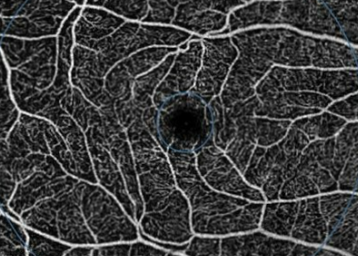
#> input picture Front End/test_image1.png, 358 x 256 px
$ python -i BVT_VPI_BVD.py   (imports and definitions only)
#> lines starting #> are read from the running program, lines starting #| are printed output that depends on the picture; after the words box and inside, x2 and y2 are one past the last pixel; in counts of white or black regions, pixels touching at a corner belong together
import numpy as np
from skimage import filters, feature
from skimage.morphology import skeletonize
from skan import Skeleton, summarize
from PIL import Image
from tkinter import Label, mainloop

filepath = 'OCTA.png'

def OCTA_Features(filepath):

    #creates skeletonized image
#> called with filepath = 'test_image1.png'
    pillow_image = Image.open(filepath)
#> pillow_image is the input picture: PIL image 358x256 RGBA; mean R, G, B, A 59.5, 59.9, 60, 255
    Gray_image = pillow_image.convert('L')
    image_array = np.array(Gray_image)
    image_array2 = image_array > filters.threshold_otsu(image_array)
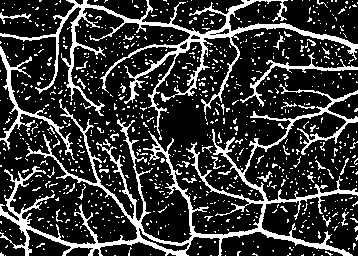
#> image_array2: shape (256, 358) bool; 21.1% white; 998 white regions (956 under 20 px), largest, box (x1, y1, x2, y2) and area: (0, 84, 358, 256) 7780, (0, 0, 358, 140) 5002, (0, 46, 75, 160) 903
    octa_skeleton = skeletonize(image_array2)
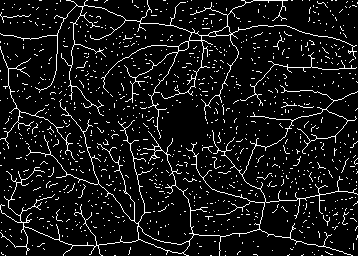
#> octa_skeleton: shape (256, 358) bool; 8.4% white in thin lines or dots

    #creates perimeter map
    filtered_img = filters.frangi(image_array)
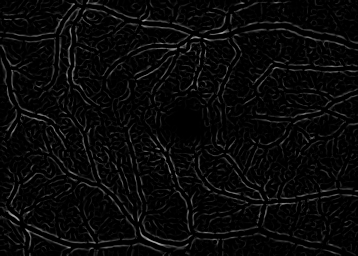
#> filtered_img: shape (256, 358) float64; min 0, max 0.673, mean 0.0375
    perimeter_img = filtered_img * 100000
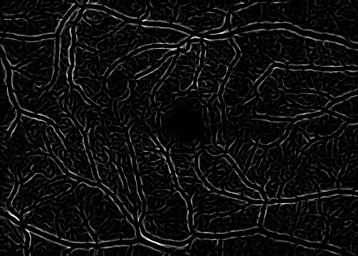
#> perimeter_img: shape (256, 358) float64; min 0, max 67343.3, mean 3746.6; drawn with min black and max white
    perimeter_img = perimeter_img > filters.threshold_otsu(perimeter_img)
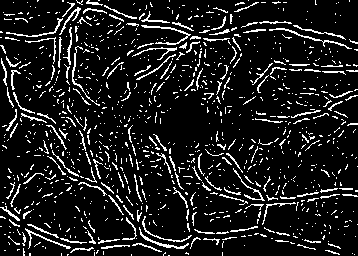
#> perimeter_img: shape (256, 358) bool; 11.5% white in thin lines or dots
    octa_perimeter = Image.fromarray(perimeter_img)
#> octa_perimeter: PIL image 358x256 1; 11.5% white in thin lines or dots

    #area of the scans (presumed 6mm)
    area = 6000/304
    #BVD calculation

    BVD = area*(np.sum(octa_perimeter)/np.sum(octa_skeleton))
#> BVD = 26.86

    #VPI calculation
    temp = image_array
    temp = feature.canny(temp,sigma = 1)
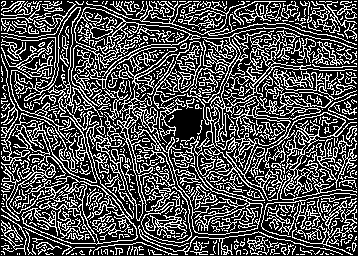
#> temp: shape (256, 358) bool; 31.8% white in thin lines or dots
    circle_area = np.sum(np.ones(temp.shape))
#> circle_area = 91648
    circle_pixels = np.sum(temp)
#> circle_pixels = 29120
    VPI = circle_pixels*100/circle_area
#> VPI = 31.77

    #BVT calculations
#> (the run stopped early here; a loop or call above may not have finished)

$ run again, on Front End/test_image2.png
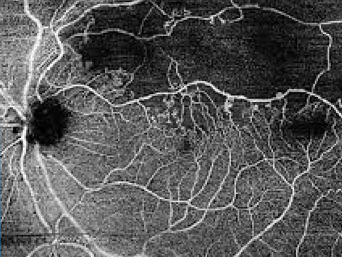
#> input picture Front End/test_image2.png, 342 x 257 px
#> in OCTA_Features, pillow_image is the input picture: PIL image 342x257 RGBA; mean R, G, B, A 87.6, 87.7, 87.7, 255
#> in OCTA_Features, `image_array2 = image_array > filters.threshold_otsu(image_array)`:
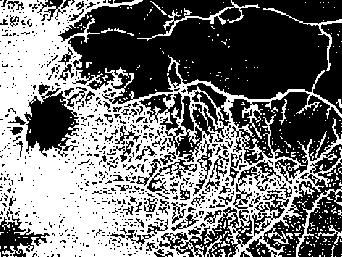
#> image_array2: shape (257, 342) bool; 46.4% white; 341 white regions (327 under 20 px), largest, box (x1, y1, x2, y2) and area: (0, 0, 342, 257) 38085, (137, 0, 260, 41) 504, (296, 187, 342, 257) 356
#> octa_skeleton: shape (257, 342) bool; 17.1% white in thin lines or dots
#> octa_perimeter: PIL image 342x257 1; 9.6% white in thin lines or dots
#> BVD = 11.06
#> in OCTA_Features, `temp = feature.canny(temp,sigma = 1)`:
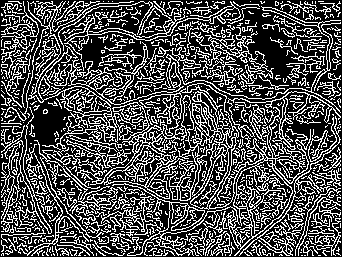
#> temp: shape (257, 342) bool; 31.5% white in thin lines or dots
#> circle_pixels = 27667
#> VPI = 31.48

$ run again, on Front End/test_image3.png
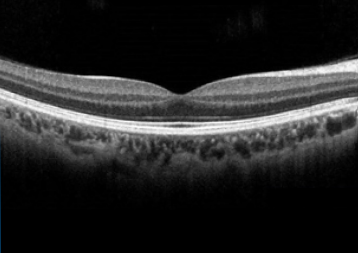
#> input picture Front End/test_image3.png, 358 x 253 px
#> in OCTA_Features, pillow_image is the input picture: PIL image 358x253 RGBA; mean R, G, B, A 38.1, 38.2, 38.2, 255
#> in OCTA_Features, `image_array2 = image_array > filters.threshold_otsu(image_array)`:
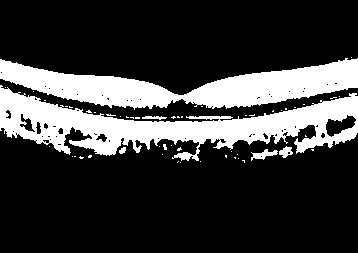
#> image_array2: shape (253, 358) bool; 22.6% white; 53 white regions (47 under 20 px), largest, box (x1, y1, x2, y2) and area: (0, 85, 358, 161) 10818, (0, 58, 358, 110) 9126, (251, 149, 278, 161) 147, (279, 146, 293, 158) 99, (142, 116, 167, 120) 63, (119, 147, 126, 154) 35
#> octa_skeleton: shape (253, 358) bool; 2.7% white in thin lines or dots, all inside (x1, y1, x2, y2) = (0, 57, 357, 163)
#> octa_perimeter: PIL image 358x253 1; 1.3% white in thin lines or dots, all inside (x1, y1, x2, y2) = (0, 57, 358, 137)
#> BVD = 9.65
#> in OCTA_Features, `temp = feature.canny(temp,sigma = 1)`:
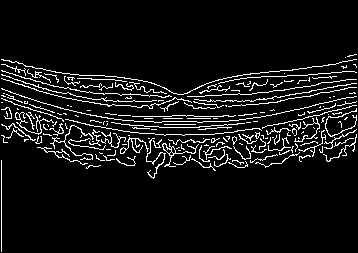
#> temp: shape (253, 358) bool; 7.4% white in thin lines or dots, all inside (x1, y1, x2, y2) = (1, 54, 357, 252)
#> circle_pixels = 6664
#> VPI = 7.36

$ run again, on Front End/test_image4.png
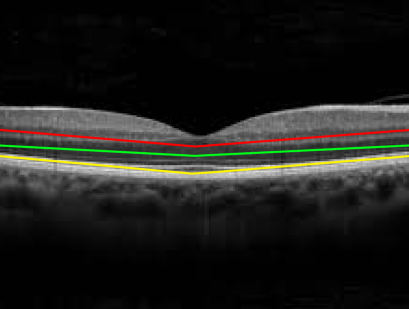
#> input picture Front End/test_image4.png, 409 x 309 px
#> in OCTA_Features, pillow_image is the input picture: PIL image 409x309 RGBA; mean R, G, B, A 30.4, 30.3, 27.1, 255
#> in OCTA_Features, `image_array2 = image_array > filters.threshold_otsu(image_array)`:
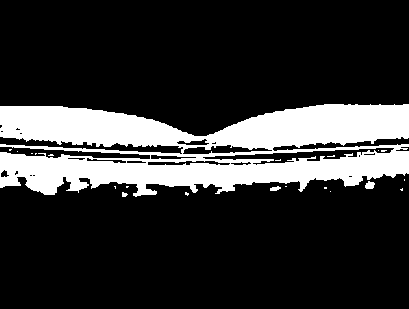
#> image_array2: shape (309, 409) bool; 19.7% white; 21 white regions (17 under 20 px), largest, box (x1, y1, x2, y2) and area: (0, 104, 409, 197) 24704, (365, 181, 375, 189) 60, (270, 186, 281, 191) 38, (122, 192, 128, 197) 22
#> octa_skeleton: shape (309, 409) bool; 1.9% white in thin lines or dots, all inside (x1, y1, x2, y2) = (0, 106, 408, 195)
#> octa_perimeter: PIL image 409x309 1; 2.4% white in thin lines or dots, all inside (x1, y1, x2, y2) = (0, 101, 409, 176)
#> BVD = 24.81
#> in OCTA_Features, `temp = feature.canny(temp,sigma = 1)`:
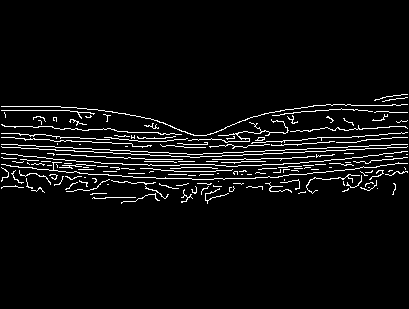
#> temp: shape (309, 409) bool; 5% white in thin lines or dots, all inside (x1, y1, x2, y2) = (1, 94, 408, 204)
#> circle_pixels = 6312
#> VPI = 4.99
